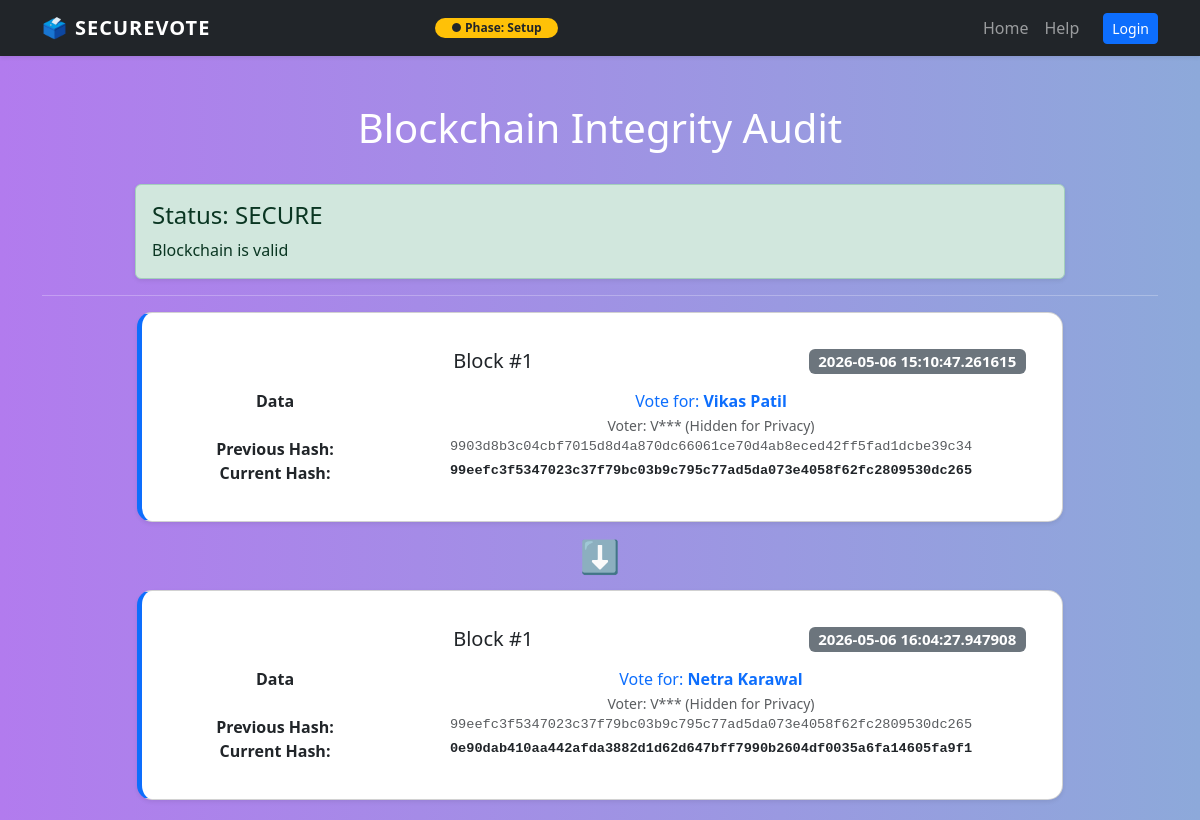
Screenshot of /validate with the database file from the repository.
### tables this page shows
CREATE TABLE election_settings (
        phase TEXT,
        start_time TEXT,
        end_time TEXT
    );

CREATE TABLE blockchain (
        block_index INTEGER,
        timestamp TEXT,
        data TEXT,
        previous_hash TEXT,
        hash TEXT
    );

### app.py (the view)
@app.route('/validate')
def validate():
    is_valid, messages = blockchain.validate_chain()
    return render_template("validate.html", valid=is_valid, messages=messages, chain=blockchain.chain)

### app.py (called while the page is built, shortened)
@app.context_processor
def inject_status():
    try:
        conn = sqlite3.connect("evoting.db")
        cursor = conn.cursor()
        cursor.execute("SELECT phase FROM election_settings")
        res = cursor.fetchone()
        conn.close()
        return dict(election_phase=res[0] if res else "Setup")
    except:
        return dict(election_phase="Setup")

@app.context_processor
def inject_user_details():
    voter_id = session.get('voter')
    user_name = None
    return dict(current_user_name=user_name, current_voter_id=voter_id)

### blockchain.py (called while the page is built)
    def create_hash(self):
        block_data= str(self.index) + self.timestamp + json.dumps(self.data) + self.previous_hash
        return hashlib.sha256(block_data.encode()).hexdigest()

    def validate_chain(self):
        errors = []
        for i in range(1, len(self.chain)):
            current = self.chain[i]
            previous = self.chain[i-1]
            if current.hash != current.create_hash():
                errors.append(f"Block {i} hash mismatch")
            if current.previous_hash != previous.hash:
                errors.append(f"Block {i} previous hash mismatch")
        if len(errors) == 0:
            return True, ["Blockchain is valid"]
        else:
            return False, errors

### templates/validate.html (shortened to what this page needs)
<!DOCTYPE html>
<html>
<head>
    <link href="https://cdn.jsdelivr.net/npm/bootstrap@5.3.0/dist/css/bootstrap.min.css" rel="stylesheet">
    <link rel="stylesheet" href="{{ url_for('static', filename='css/style.css') }}">
</head>
<body class="bg-light">
    <nav class="navbar navbar-expand-lg navbar-dark bg-dark shadow-sm py-2">
            <div class="container">
                 <a class="navbar-brand d-flex align-items-center" href="/">
                    <span class="me-2">🗳️</span>
                    <span class="fw-bold" style="letter-spacing: 1px;">SECUREVOTE</span>
                </a>
                 <div class="navbar-nav mx-auto">
                    {% if election_phase == 'Active' %}
                    <span class="badge rounded-pill bg-success px-3">● Voting Live</span>
                    {% elif election_phase == 'Closed' %}
                    <span class="badge rounded-pill bg-danger px-3">● Election Closed</span>
                    {% else %}
                    <span class="badge rounded-pill bg-warning text-dark px-3">● Phase: {{ election_phase }}</span>
                    {% endif %}
                </div>
                <ul class="navbar-nav align-items-center ms-auto">
                    {% if session.get('admin') %}
                    <li class="nav-item">
                        <a class="nav-link" href="/admin_dashboard">Dashboard</a>
                    </li>
                    {% else %}
                    <li class="nav-item">
                        <a class="nav-link" href="/">Home</a>
                    </li>
                    {% endif %}
                    <li class="nav-item"><a class="nav-link" href="/help">Help</a></li>
                    {% if session.get('voter') %}
                     <li class="nav-item ms-lg-3 d-flex align-items-center">
                        <div class="bg-secondary rounded-circle d-inline-flex align-items-center justify-content-center text-white me-2" style="width: 32px; height: 32px;">
                            👤
                        </div>
                        <div class="d-flex flex-column line-height-1">
                            <span class="text-white small fw-bold" style="line-height: 1;">{{ current_user_name }}</span>
                            <span class="text-white-50" style="font-size: 0.7rem;">ID: {{ current_voter_id }}</span>
                        </div>
                        <a class="btn btn-sm btn-outline-danger ms-3" href="/logout">Logout</a>
                    </li>
                    {% elif session.get('admin') %}
                    <li class="nav-item ms-lg-3">
                        <span class="text-info me-2 small">🛡️ Admin Mode</span>
                        <a class="btn btn-sm btn-outline-danger" href="/logout">Logout</a>
                    </li>
                    {% else %}
                    <li class="nav-item ms-lg-3">
                        <a class="btn btn-sm btn-primary" href="/voter_login">Login</a>
                    </li>
                    {% endif %}
                </ul>
            </div>
        </nav>
    <div class="container mt-5">
        <div class="d-flex justify-content-center align-items-center mb-4 ">
            <h1>Blockchain Integrity Audit</h1>
        </div>
        <div class="alert {% if valid %}alert-success{% else %}alert-danger{% endif %} shadow-sm col-md-10 mx-auto">
            <h4 class="alert-heading">Status: {% if valid %}SECURE{% else %}CORRUPTED{% endif %}</h4>
            <p class="mb-0">{% for msg in messages %}{{ msg }}{% endfor %}</p>
        </div>
        <hr>
        <div class="row">
            <div class="col-md-10 mx-auto">
                {% for block in chain %}
                    <div class="card block-card shadow-sm">
                        <div class="card-body">
                            <h5 class="card-title">Block #{{ block.index }} <span class="badge bg-secondary float-end">{{ block.timestamp }}</span></h5>
                            <div class="row mt-3">
                                <div class="col-sm-3 fw-bold">Data</div>
                                <div class="col-sm-9 text-primary">
                                    {% if block.data is mapping %}
                                    Vote for: <strong>{{ block.data.candidate }}</strong>
                                    <br>
                                    <small class="text-muted">Voter: V*** (Hidden for Privacy)</small>
                                    {% else %}
                                    {{ block.data }}
                                    {% endif %}
                                </div>
                            </div>
                            <div class="row">
                                <div class="col-sm-3 fw-bold">Previous Hash:</div>
                                <div class="col-sm-9 hash-text text-muted">{{ block.previous_hash }}</div>
                            </div>
                            <div class="row">
                                <div class="col-sm-3 fw-bold">Current Hash:</div>
                                <div class="col-sm-9 hash-text fw-bold text-dark">{{ block.hash }}</div>
                            </div>
                        </div>
                    </div>
                    {% if not loop.last %}
                        <div class="link-icon">⬇</div>
                    {% endif %}
                {% endfor %}
            </div>
        </div>
    </div>
</body>
</html>

### static/css/style.css (style rules this page uses)
body { background: linear-gradient(to right, #b27bee, #8da9da); color: white; }
.card { border-radius: 15px; text-align: center; padding: 20px; transition: 0.3s; }

### templates/validate.html (style rules this page uses)
.hash-text { font-family: monospace; font-size: 0.85rem; word-break: break-all; }
.block-card { border-left: 5px solid #0d6efd; margin-bottom: 20px; }
.link-icon { text-align: center; font-size: 2rem; color: #6c757d; margin-top: -10px; margin-bottom: 10px; }

### rows the page displays
election_settings: phase "Setup"
blockchain: index "1", timestamp "2026-05-06 15:10:47.261615", data.candidate "Vikas Patil", previous_hash "9903d8b3c04cbf7015d8d4a870dc66061ce70d4ab8eced42ff5fad1dcbe39c34", hash "99eefc3f5347023c37f79bc03b9c795c77ad5da073e4058f62fc2809530dc265"
blockchain: index "1", timestamp "2026-05-06 16:04:27.947908", data.candidate "Netra Karawal", previous_hash "99eefc3f5347023c37f79bc03b9c795c77ad5da073e4058f62fc2809530dc265", hash "0e90dab410aa442afda3882d1d62d647bff7990b2604df0035a6fa14605fa9f1"

### other values shown
{{ msg }} "Blockchain is valid"
